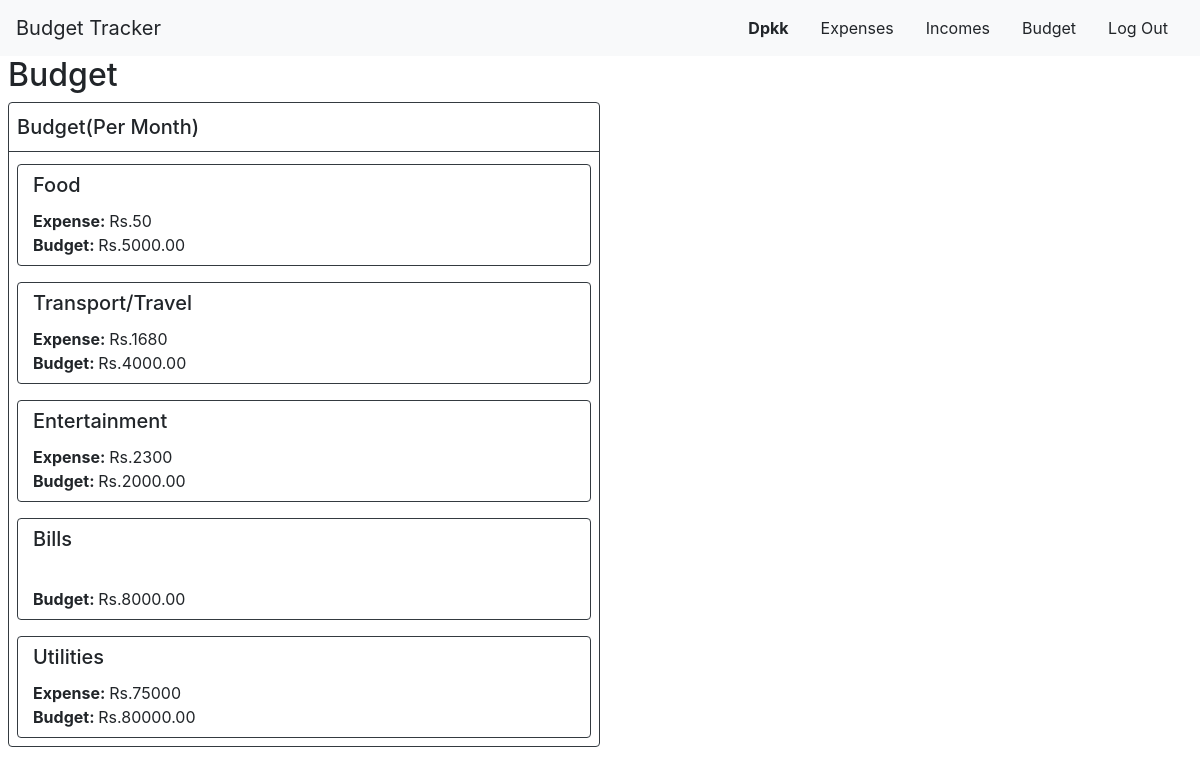
/budget (signed in), run on an earlier commit of the app's database.
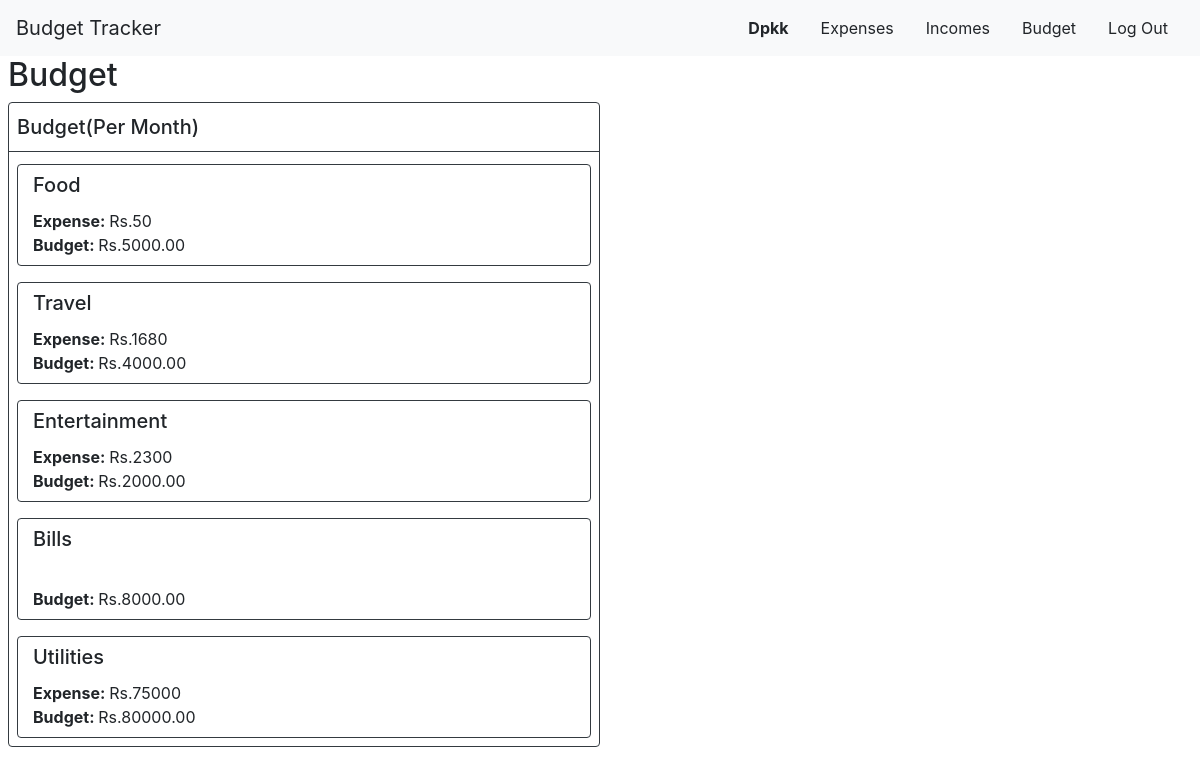
And on a later commit of the database.
### expense/models.py (models this page shows, shortened)
class Budget(models.Model):
    user = models.ForeignKey(User, related_name="budget", on_delete=models.CASCADE)
    category = models.ForeignKey(Category, related_name="budget", on_delete=models.CASCADE)
    amount = models.DecimalField(max_digits=10, decimal_places=2)

class Category(models.Model):
    title = models.CharField(max_length=100, unique=True)

### expense/views.py (the view)
# urls.py: path("budget", views.budget, name="budget"),
def budget(request):
    if not request.user.is_authenticated:
        return render(request, "expense/budget.html")
    categories = Category.objects.all()
    today = date.today()
    current_month = today.month
    current_year = today.year
    expenses = Expense.objects.filter(
        user=request.user,
        date__month=current_month,
        date__year=current_year
    ).values('category').annotate(total_amount=Sum('amount'))
    budgets = Budget.objects.filter(user = request.user).order_by('-category').reverse()
    return render(request, "expense/budget.html", {
        "categories": categories,
        "budgets": budgets,
        "expenses": expenses,
    })

### expense/templates/expense/budget.html (shortened to what this page needs)
{% extends "expense/layout.html" %}
{% block body %}
    <h2 class="ml-2">Budget</h2>
    {% if user.is_authenticated %}
    <div class="row border border-dark rounded ml-2 mb-2 col-12 col-md-9 col-lg-6 p-0 pt-2">
        <div class="py-1 pl-2 mb-1 border-bottom border-dark title w-100"><h5>Budget(Per Month)</h5></div>
        {% for budget in budgets %}
            <div class="border border-dark rounded mx-2 my-2 w-100 budget">
                <div class="mb-2 col-12">
                    <h5 class="mt-2 card-title" >{{ budget.category.title }}</h5>
                    {% for expense in expenses %}
                        {% if expense.category == budget.category.id %}
                            <b>Expense: </b>Rs.<a id="expense_amt">{{ expense.total_amount }}</a>
                        {% endif %}
                    {% endfor %}
                    <br>
                    <b>Budget: </b>Rs.<a id="budget_amt">{{ budget.amount }}</a>
                </div>
            </div>
        {% empty %}
            <div class="ml-2 mb-2"> No Budgets Set. </div>
        {% endfor %}
    </div>
    {% else %}
        <a class="ml-2" href="{% url 'index' %}">Login Here</a>
    {% endif %}
{% endblock %}

What changed in the data, as far as the page shows it:
changed through a linked row, Budget: category "Transport/Travel" → "Travel"
